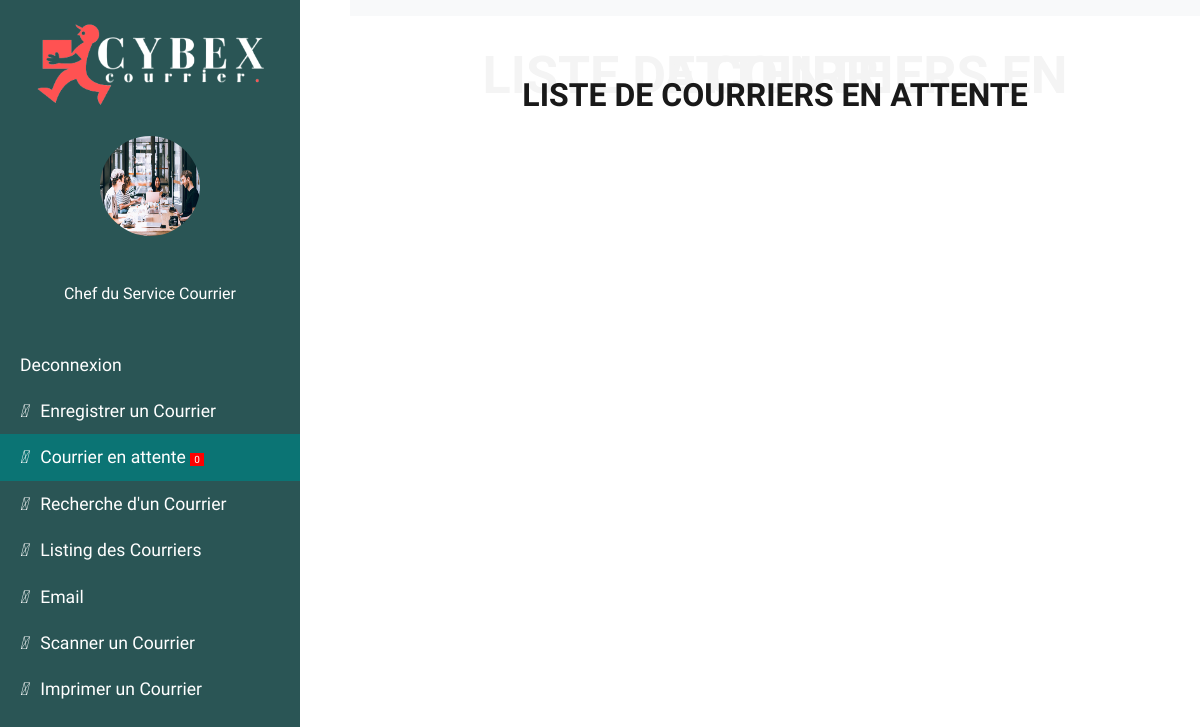
The page /courrier_attente/ on the database as committed earlier.
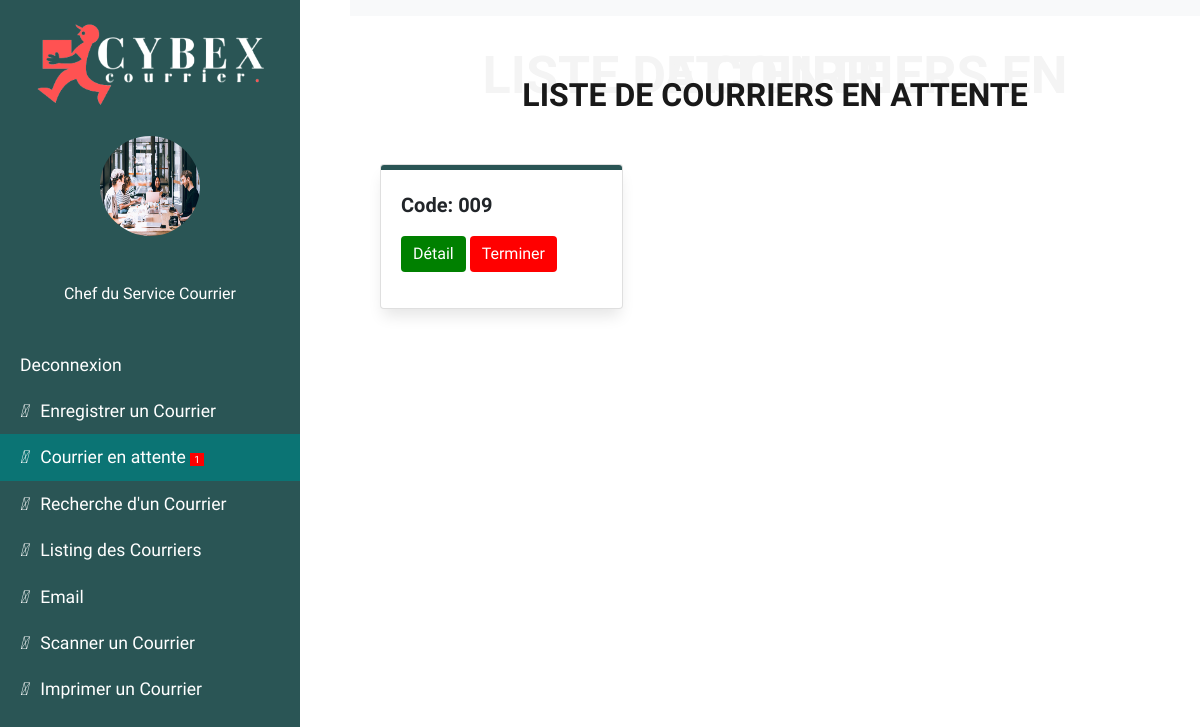
The same page on the database as committed later.
### senat/models.py (models this page shows, shortened)
class Courrier(models.Model):
    transmetteur = models.CharField(max_length=150, choices=EMETTEUR)
    recepteur = models.CharField(max_length=100, choices=RECEPTEUR)
    types = models.CharField(max_length=100, choices=TYPES_COURRIERS)
    structure = models.CharField(max_length=100, choices=STRUCTURE, null=True, blank=True)
    code = models.CharField(max_length=100, null=False, blank=False, unique=True)
    annee = models.CharField(max_length=100, null=True, blank=True)
    date = models.DateField(blank=True, null=True, default=date.today)
    objet = models.CharField(max_length=10000, null=False, blank=False)
    service_traitement = models.CharField(max_length=150, choices=SERVICE_TRAITEMENT)
    mention = models.CharField(max_length=100, choices=MENTION, null=True, blank=True)
    is_active = models.BooleanField(default=True)
    created_at = models.DateTimeField(auto_now_add=True)
    class Meta:
        db_table = "courrier"

### senat/views.py (the view)
# urls.py: path('courrier_attente/', views.courrier_attente, name='courrier_attente'),
def courrier_attente(request):
    courrier = Courrier.objects.filter(mention="ETUDE ET COMPTE RENDU", is_active=True)
    courrier = Courrier.objects.filter(mention="ETUDE ET COMPTE RENDU", is_active=True)
    count_courrier = courrier.count()
    return render(request, 'courrier_attente.html', {"courrier": courrier, "count_courrier": count_courrier})

### senat/templates/courrier_attente.html (shortened to what the changed rows need)
{% load static %}
{% load crispy_forms_tags %}
<!DOCTYPE html>
<html>
<head>
<link rel="stylesheet" href="https://stackpath.bootstrapcdn.com/font-awesome/4.7.0/css/font-awesome.min.css">
<link rel="stylesheet" href="https://stackpath.bootstrapcdn.com/bootstrap/4.3.1/css/bootstrap.min.css">
</head>
<body>
    <div class="wrapper">
        <nav id="sidebar">
            <ul class="list-unstyled components">
                <li class="active">
                    <a href="{% url 'senat:courrier_attente' %}">
                        <i class="fas fa-user mr-2"></i>
                        Courrier en attente <span style="font-size:10px; border: 1px solid red; padding-left: 3px; padding-right: 3px; border-radius: %; background-color: red">{{ count_courrier }}</span>
                    </a>
                </li>
            </ul>
        </nav>
        <div id="content" >
            <div class="container-fluid">
                <div class="section-title">
                    <h2>LISTE DE COURRIERS EN ATTENTE</h2>
                </div>
                <div class="container">
                    <div class="row">
                        {% for courriers in courrier %}
                            <div class="col-12 col-sm-6 col-lg-4 mb-4">
                                <div class="card" style="border-color:; box-shadow: 0px 10px 15px -3px rgba(0,0,0,0.1);">
                                    <div class="card-body" style="border-top: 5px solid #2a5555; border-radius: 3px;">
                                        <p style="font-size: 20px; font-weight: bold;">
                                            Code: {{ courriers.code }}
                                        <p>
                                        <a style="color: black" href=" {% url 'senat:courrier_attente_detail' courriers.id %} ">
                                            <button type="button" class="btn btn-primary" style="background-color: green; border: none">Détail</button>
                                        </a>
                                                <button type="button" class="btn btn-primary" style="background-color: red; border: none" data-toggle="modal" data-target="#exampleModal">Terminer</button>
                                    </div>
                                </div>
                            </div>
                        {% endfor %}
                    </div>
                </div>
            </div>
        </div>
    </div>
</body>
</html>

Rows that differ between the two databases and show on the page:
now on this page (row edited): Courrier: code "009"
Other text that changed with them:
{{ count_courrier }}: "0" → "1"
